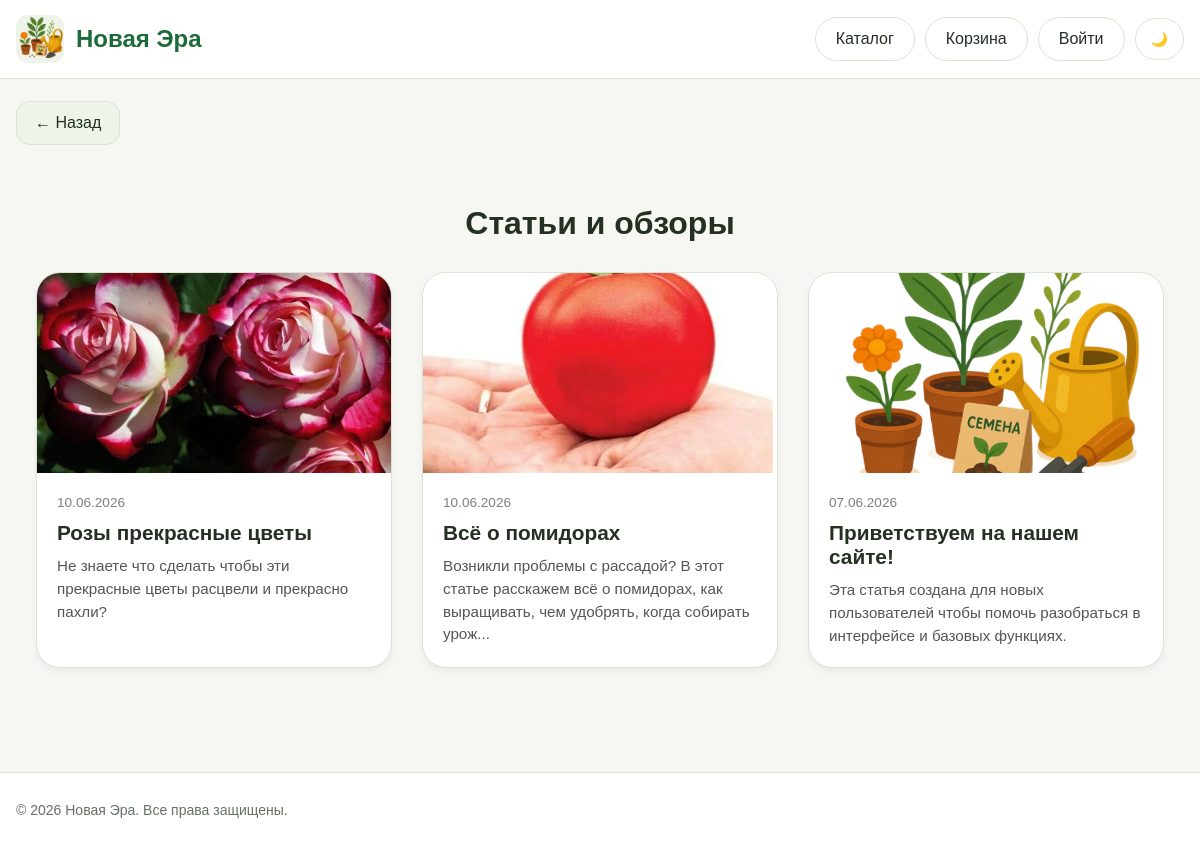
Page /blog on the committed database.
### models.py (models this page shows)
class Post(db.Model):
    __tablename__ = 'post'
    id = db.Column(db.Integer, primary_key=True)
    title = db.Column(db.String(200), nullable=False)
    content = db.Column(db.Text, nullable=False)
    date_posted = db.Column(db.DateTime, default=datetime.now)
    image_post = db.Column(db.String(255))
    product_id = db.Column(db.Integer, db.ForeignKey('products.id'), nullable=True)
    related_product = db.relationship('Product', backref='posts')

### routes.py (the view)
@bp.route('/blog')
def blog():
    posts = Post.query.order_by(Post.date_posted.desc()).all()
    return render_template('blog.html', posts=posts)

### templates/blog.html
{% extends "base.html" %}
{% block content %}
<a href="javascript:history.back()" class="back-btn">
        ← Назад
    </a>
<div class="blog-container" style="max-width: 1200px; margin: 40px auto; padding: 0 20px;">
    <h1 style="margin-bottom: 30px; text-align: center;">Статьи и обзоры</h1>
    <div class="blog-grid" style="display: grid; grid-template-columns: repeat(auto-fill, minmax(300px, 1fr)); gap: 30px;">
        {% for post in posts %}
        <a href="{{ url_for('main.post_detail', post_id=post.id) }}" class="blog-card" style="background: var(--surface); border: 1px solid var(--border); border-radius: 24px; overflow: hidden; box-shadow: 0 4px 6px rgba(0,0,0,0.05); display: flex; flex-direction: column; text-decoration: none; color: inherit; transition: transform 0.2s ease, box-shadow 0.2s ease;">
            {% if post.image_post %}
                <img src="{{ post.image_post }}" alt="{{ post.title }}" style="width: 100%; height: 200px; object-fit: cover;">
            {% else %}
                <div style="width: 100%; height: 200px; background: #e0e0e0; display: flex; align-items: center; justify-content: center; color: #555;">
                    Нет изображения
                </div>
            {% endif %}
            <div class="blog-body" style="padding: 20px; flex-grow: 1; display: flex; flex-direction: column; justify-content: space-between;">
                <div>
                    <span style="font-size: 0.85rem; color: gray;">{{ post.date_posted.strftime('%d.%m.%Y') }}</span>
                    <h3 style="margin: 10px 0; font-size: 1.3rem; color: var(--text-main);">{{ post.title }}</h3>
                    <p style="color: #555; font-size: 0.95rem; line-height: 1.5; margin: 0;">
                        {{ post.content[:120] }}{% if post.content|length > 120 %}...{% endif %}
                    </p>
                </div>
            </div>
        </a>
        {% else %}
            <p style="grid-column: 1/-1; text-align: center; color: gray; padding: 40px;">Статей пока нет.</p>
        {% endfor %}
    </div>
</div>
{% endblock %}

### static/css/style.css (style rules this page uses)
:root { --bg: #f6f7f3; --surface: #ffffff; --surface-soft: #eef4ea; --text: #233022; --muted: #667066; --brand: #1d6a3a; --brand-dark: #14552d; --border: #d9e3d6; --shadow: 0 12px 30px rgba(16, 48, 26, 0.08); --error: #b33a3a; --warning: #b46f0b; --success: #2a7d46; }
*, *::before, *::after { box-sizing: border-box; }
html { scroll-behavior: smooth; }
body { margin: 0; font-family: Arial, Helvetica, sans-serif; background: var(--bg); color: var(--text); }
a { color: inherit; text-decoration: none; }
img { max-width: 100%; display: block; }
.back-btn { margin-bottom: 20px; display: inline-block; }
.save-btn, .buy-btn, .back-btn { border: 0; border-radius: 14px; padding: 12px 18px; cursor: pointer; transition: .2s ease; }
.back-btn { background: var(--surface-soft); color: var(--text); border: 1px solid var(--border); }

### rows in the picture
Post: image_post (picture), date_posted "10.06.2026", title "Розы прекрасные цветы", content "Не знаете что сделать чтобы эти прекрасные цветы расцвели и прекрасно пахли?"
Post: image_post (picture), date_posted "10.06.2026", title "Всё о помидорах", content "Возникли проблемы с рассадой? В этот статье расскажем всё о помидорах, как выращивать, чем удобрять, когда собирать урож"
Post: image_post (picture), date_posted "07.06.2026", title "Приветствуем на нашем сайте!", content "Эта статья создана для новых пользователей чтобы помочь разобраться в интерфейсе и базовых функциях."

### other values in the picture
{{ brand_name }} "Новая Эра"
